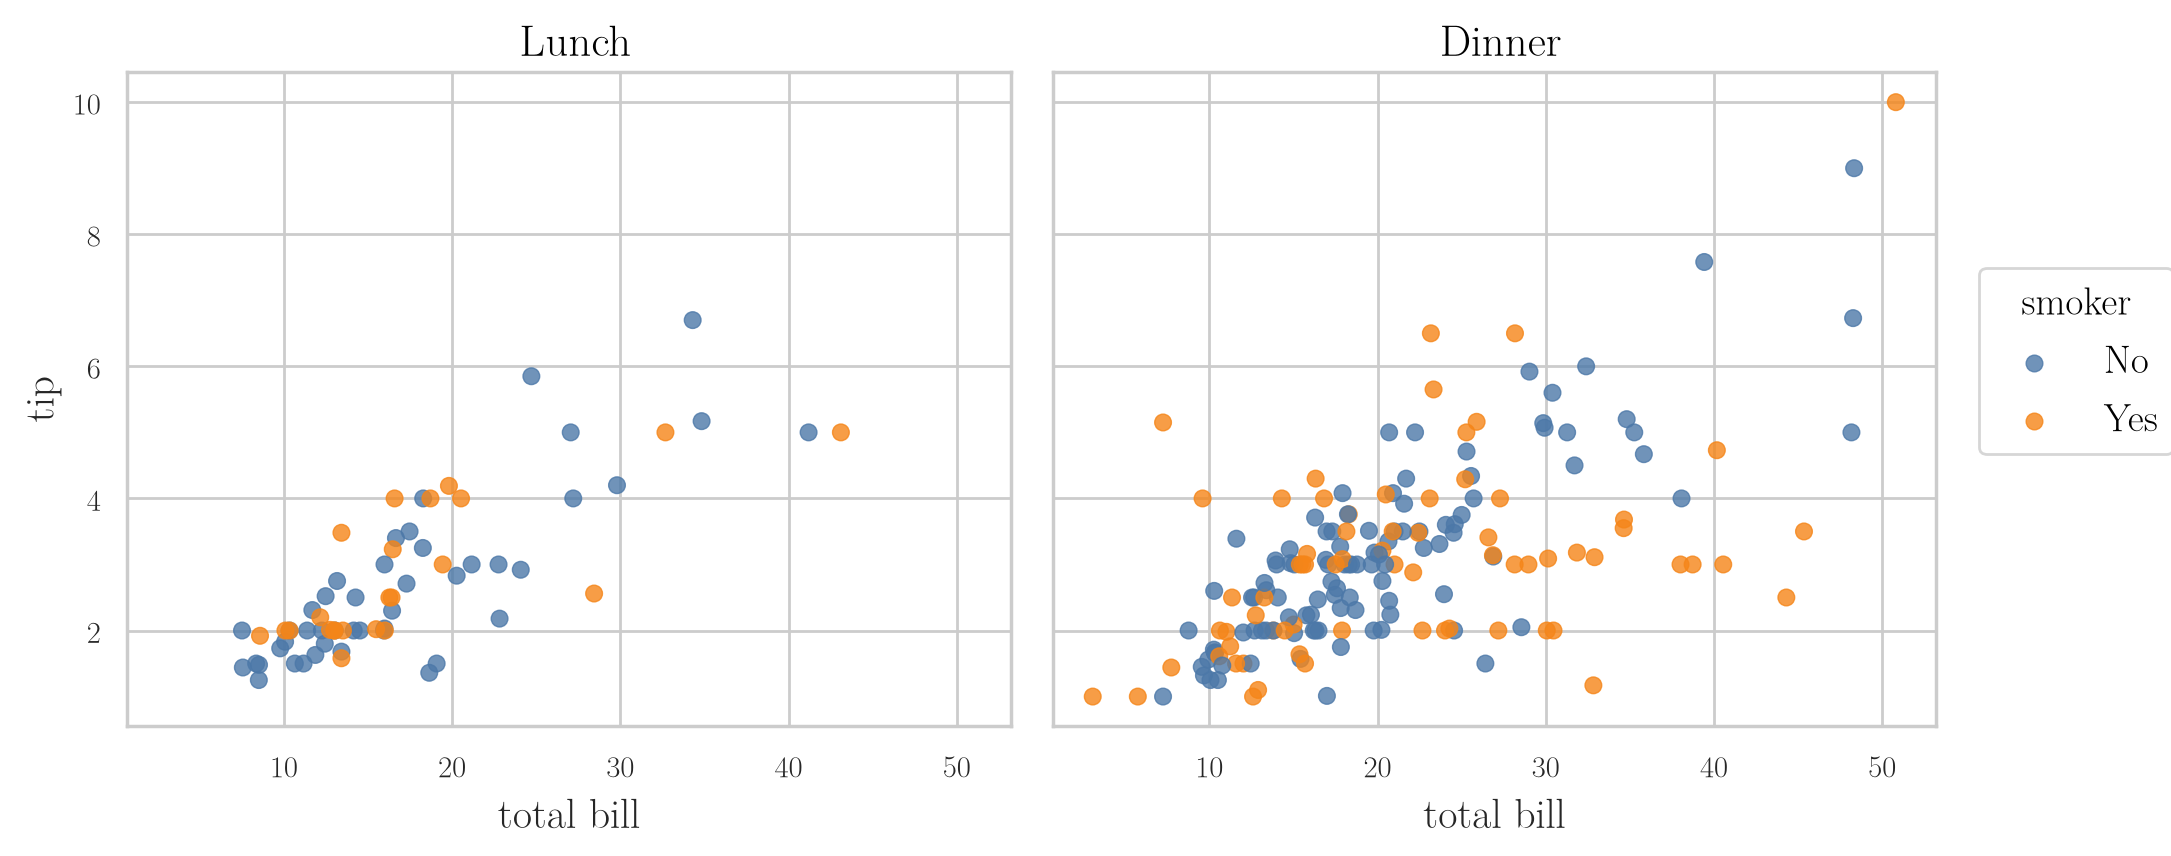

The script that saved this image:
"""A facet grid: one scatter plot of bill vs tip per meal time, smokers by colour: four columns in one figure."""
from pathlib import Path
import pandas as pd
import seaborn as sns
import seaborn.objects as so

here = Path(__file__).parent
tips = pd.read_csv(here.parent / "data" / "tips.csv")
plot = (
    so.Plot(tips, x="total_bill", y="tip", color="smoker")
    .facet(col="time", order=["Lunch", "Dinner"])
    .add(so.Dot(pointsize=6, alpha=0.8))
    .scale(color={"No": "#4C78A8", "Yes": "#F58518"})
    .label(x="total bill", y="tip", color="smoker", col="")
    .layout(size=(10, 4.5))
    .theme({**sns.axes_style("whitegrid"), "font.family": "Latin Modern Roman", "font.size": 14,
            "axes.titlesize": 16, "axes.labelsize": 15, "legend.fontsize": 14, "legend.title_fontsize": 14})
)
plot.save(here / "facet_tips.png", dpi=200, bbox_inches="tight")
plot.save(here / "facet_tips.pdf", bbox_inches="tight")
